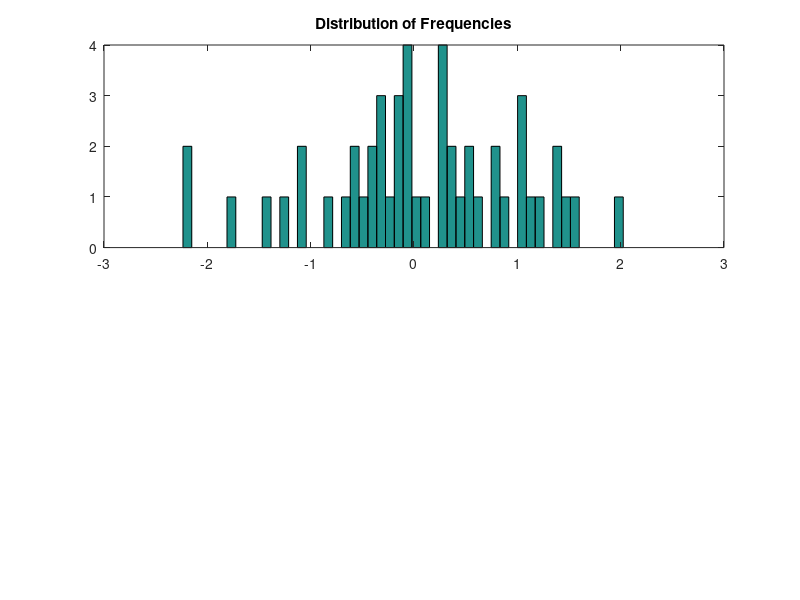

Source code (MATLAB): (Note: this script raises an error after producing the figure.)
% clc, clf, clear, close all
 
% Numerical simulation for the Kuramoto model:
  
N=50;   % number of node.
K=1;    % Coupling strength.
h=0.1;
iter=500;
t=0:h:h*iter;
theta=zeros(N,iter);
theta(:,1)=2*pi*rand(N,1);
figure;
subplot(2,1,1)
Omega= randn(1,50);
Omega = Omega';
hist(Omega,50);
title('Distribution of Frequencies');
Lam = linspace(0,4,50);

for k = 1:length (Lam)
    for j=1:iter
 
        k1=kuramoto(theta(:,j),Lam(k),N,Omega);
        theta(:, j+1)=theta(:,j)+(h/6)*(k1+2);%*k2+2*k3+k4);
        indOver = find (theta(:,k+1) > 2*pi);
        indUnder = find (theta(:,k+1) < 0);

        theta(indOver,k+1) = theta(indOver,k+1) - 2*pi;
        theta(indUnder,k+1) = theta(indUnder,k+1) + 2*pi;
        
        z = sum(exp(1i*sin(theta(:,j+1))))/N;
        r(k,j+1) = abs (z);
        psi(k,j+1) = angle(z);

x=cos(theta(:,j));
y=sin(theta(:,j));

s=linspace(0,2*pi,100);
cx=cos(s);
cy=sin(s);
subplot(2,1,2)
plot(x,y,'o',cx,cy)
axis([-1 1 -1 1])
axis square
 
drawnow
 
    end
title('Phase')
end
figure; imagesc(r');

col = brewermap (50,'*Rd');
figure; 
for i = 1:50
    hold on
    plot(r(i,:),'Color',col(i,:))
end